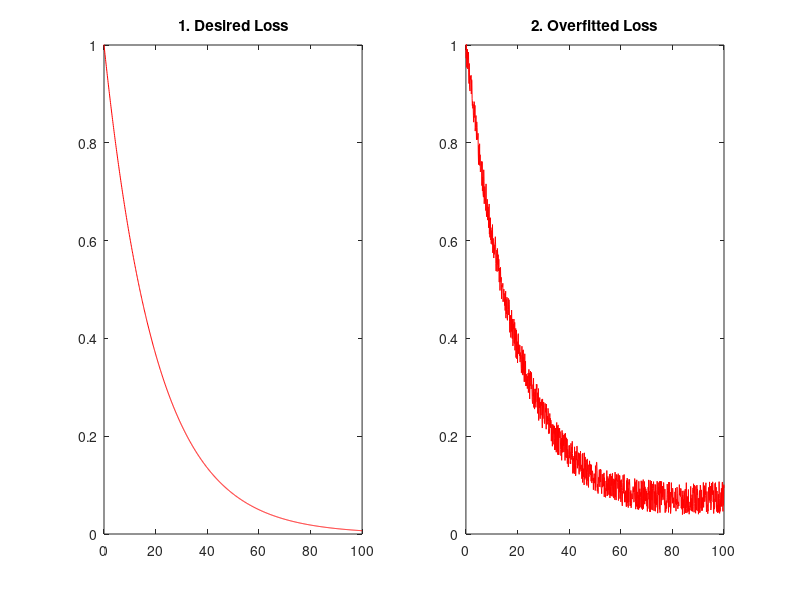

Source code (MATLAB):
one = false;
two = true;

if one
    x = -5:0.1:5;

    for idx = 1:numel(x)
        if x(idx)<0
            y1(idx) = 0;

        else
            y1(idx) = 1;
        end 
    end

    for idx = 1:numel(x)
        y2(idx) = 1/(1+exp(-x(idx)));
    end

    figure
    subplot(1,3,1)       % add first plot in 2 x 1 grid
    plot(x,y1,'red')
    axis([-5 5 -1 1])
    title('1. Step Function')

    subplot(1,3,2)       % add second plot in 2 x 1 grid
    plot(x,y2,'red')       % plot using + markers
    axis([-5 5 -1 1])
    title('2. Sigmoid')

    subplot(1,3,3)       % add second plot in 2 x 1 grid
    plot(x,tanh(x),'red')       % plot using + markers
    axis([-5 5 -1 1])
    title('3. Hyperbolic Tangent')
end

if two
    x = -5:0.1:100;

   for idx = 1:numel(x)
        % y(idx) = exp(-x(idx)/20)+sin(x(idx)*2)*x(idx)/3000+x(idx)/2000;
        y(idx) = exp(-x(idx)/20)+(rand(1)-1)/15+x(idx)/1500+0.035;
    end 

    figure
    subplot(1,2,1)       % add first plot in 2 x 1 grid
    plot(x,exp(-x/20),'red')
    axis([0 100 0 1])
    title('1. Desired Loss')

    subplot(1,2,2)       % add second plot in 2 x 1 grid
    plot(x,y,'red')       % plot using + markers
    axis([0 100 0 1])
    title('2. Overfitted Loss')
end